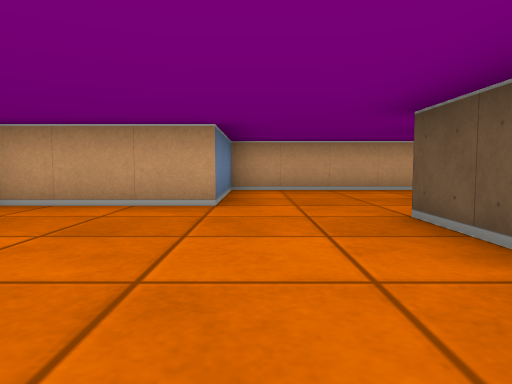
View 1 (above)

12 first-person views from a walk through a cub3D ray-caster map. The camera is about half as high as the walls, tilts 4° down and sees 70° across. The floor is counted in squares. Each view is taken from the middle of a square. On the plan, view 1 faces up. The plan holds only what a view shows up to about 9 squares ahead; the rest is blank.

View 2
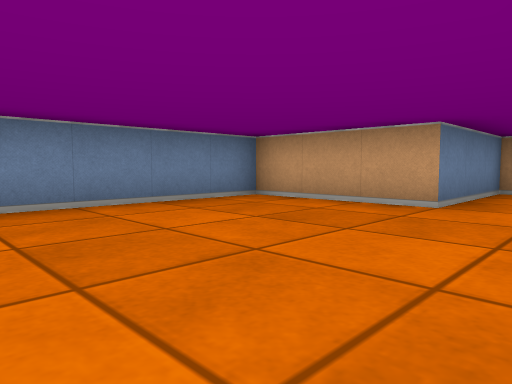

View 3
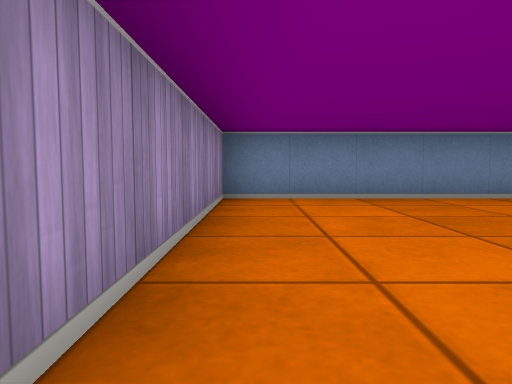

View 4
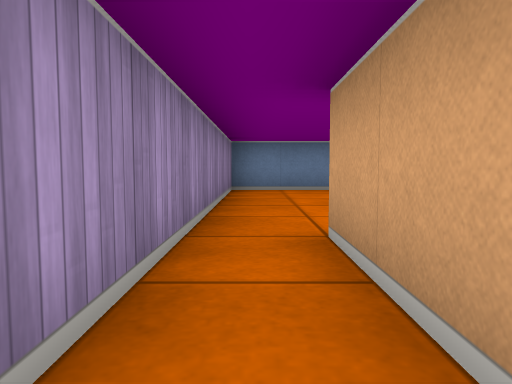

View 5
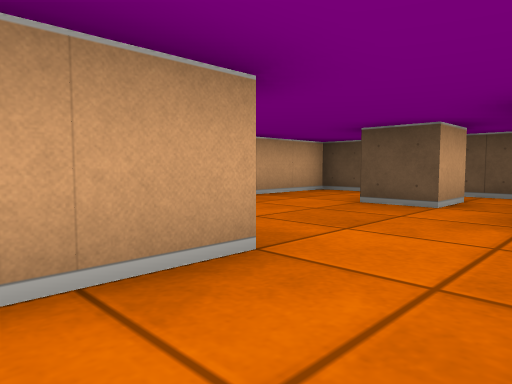

View 6
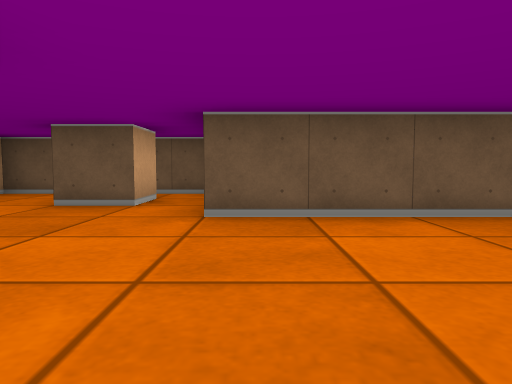

View 7
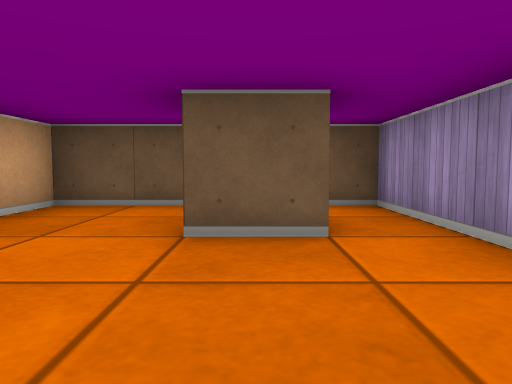

View 8
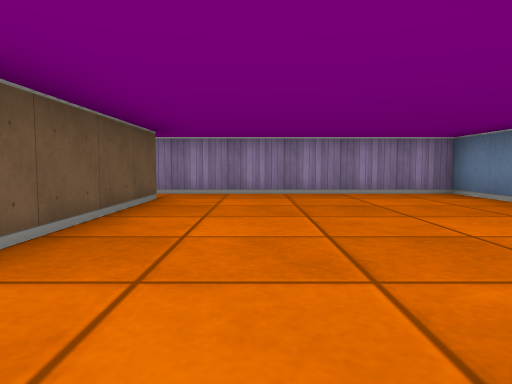

View 9
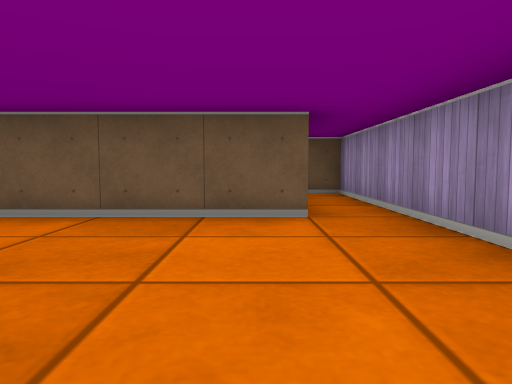

View 10
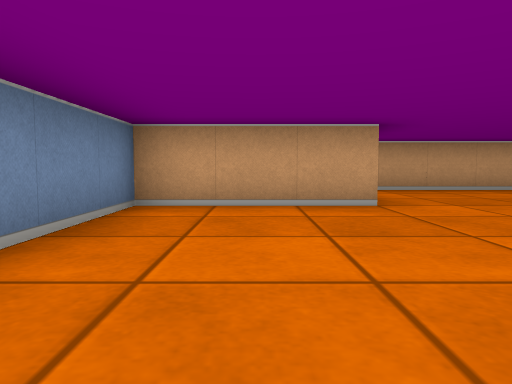

View 11
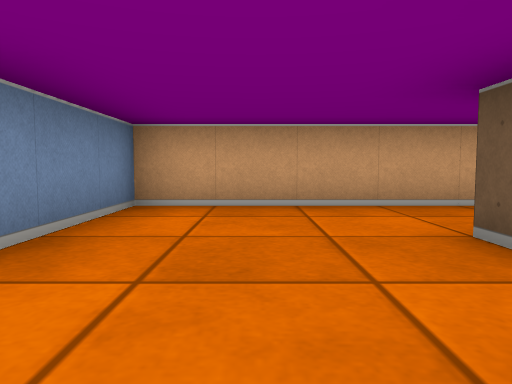

View 12
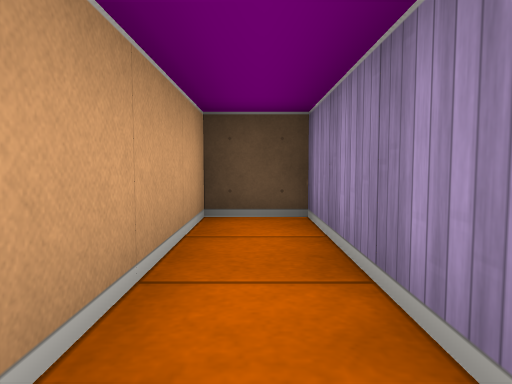

### Floor plan
Points are (right, up) in squares from view 1. A wall is a line through its corners. A room is listed if a view was taken in it or the views show most of it. See-through windows are left out.
Room 1 (views 1, 2, 3, 4, 5, 6, 9, 10, 11, 12)
walls: (-0.5, 4.5) (-3.5, 4.5) (-3.5, -1.5) (4.5, -1.5) (4.5, -0.5) (1.5, -0.5) (1.5, 3.5)
ways out: opening at (0.5, 4.5) to room 2
Room 2 (views 7, 8)
walls: (3.5, 4.5) (2.5, 4.5) (2.5, 5.5); (2, 3.5) (4.5, 3.5) (4.5, 7.5) (-0.5, 7.5) (-0.5, 4.5)
ways out: opening at (0.5, 4.5) to room 1

Positions as (right, up) in squares from view 1, and headings:
1: (0, 0), facing up
2: (1, 0), facing up-left
3: (2, -1), facing left
4: (4, -1), facing left
5: (-2, 3), facing up-right
6: (-2, 3), facing right
7: (0, 5), facing right
8: (0, 5), facing down
9: (-2, 0), facing right
10: (-2, 0), facing up
11: (1, 3), facing up
12: (1, -1), facing right
